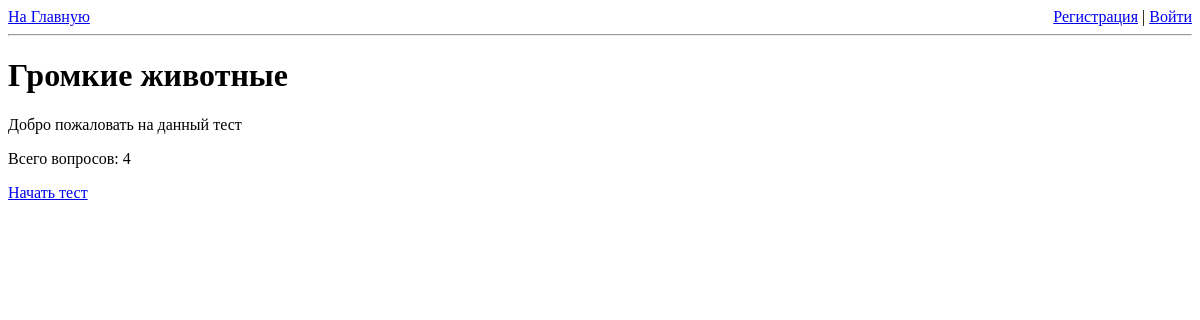
Page /1/2/ on the earlier database version.
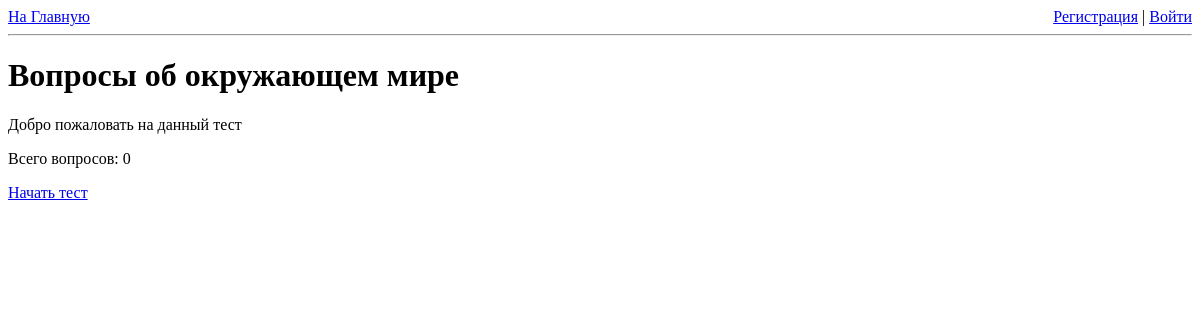
Same page on the later database version.
### tests/models.py (models this page shows, shortened)
class Test(models.Model):
    class Level(models.TextChoices):
        EAZY = ('eazy', 'Легко')
        MEDIUM = ('medium', 'Средне')
        HARD = ('hard', 'Сложно')
    name = models.CharField('Название', max_length=100)
    level = models.CharField('Сложность',
                            max_length=6,
                            choices=Level.choices,
                            default=Level.EAZY)
    created_at = models.DateTimeField(auto_now_add=True)
    updated_at = models.DateTimeField(auto_now=True)
    category = models.ForeignKey(Category,
                                 related_name='tests',
                                 on_delete=models.CASCADE)
    class Meta:
        verbose_name = 'Тест'
        verbose_name_plural = 'Тесты'

### tests/views.py (the view)
# urls.py: path('<int:cat_id>/<int:test_id>/', test_page, name='test_page'),
def test_page(request, cat_id, test_id):
    test = Test.objects.get(pk=test_id)
    done = request.session.get(f'test{test_id}')
    return render(request, 'tests/test_page.html', context={'test': test,
                                                            'done': done,
                                                            'cat_id': cat_id})

### tests/templates/tests/test_page.html (shortened to what this page needs)
{% extends 'base.html' %}
{% block content %}
    <h1>{{ test.name }}</h1>
    <p>Добро пожаловать на данный тест</p>
    <p>Всего вопросов: {{ test.questions.count }}</p>
    <a href="{% url 'question_page' cat_id=cat_id test_id=test.pk quest_id=1 %}">Начать тест</a>
{% endblock %}

Differences in the rows shown:
changed Test: name "Громкие животные" → "Вопросы об окружающем мире"; questions.count "4" → "0"
